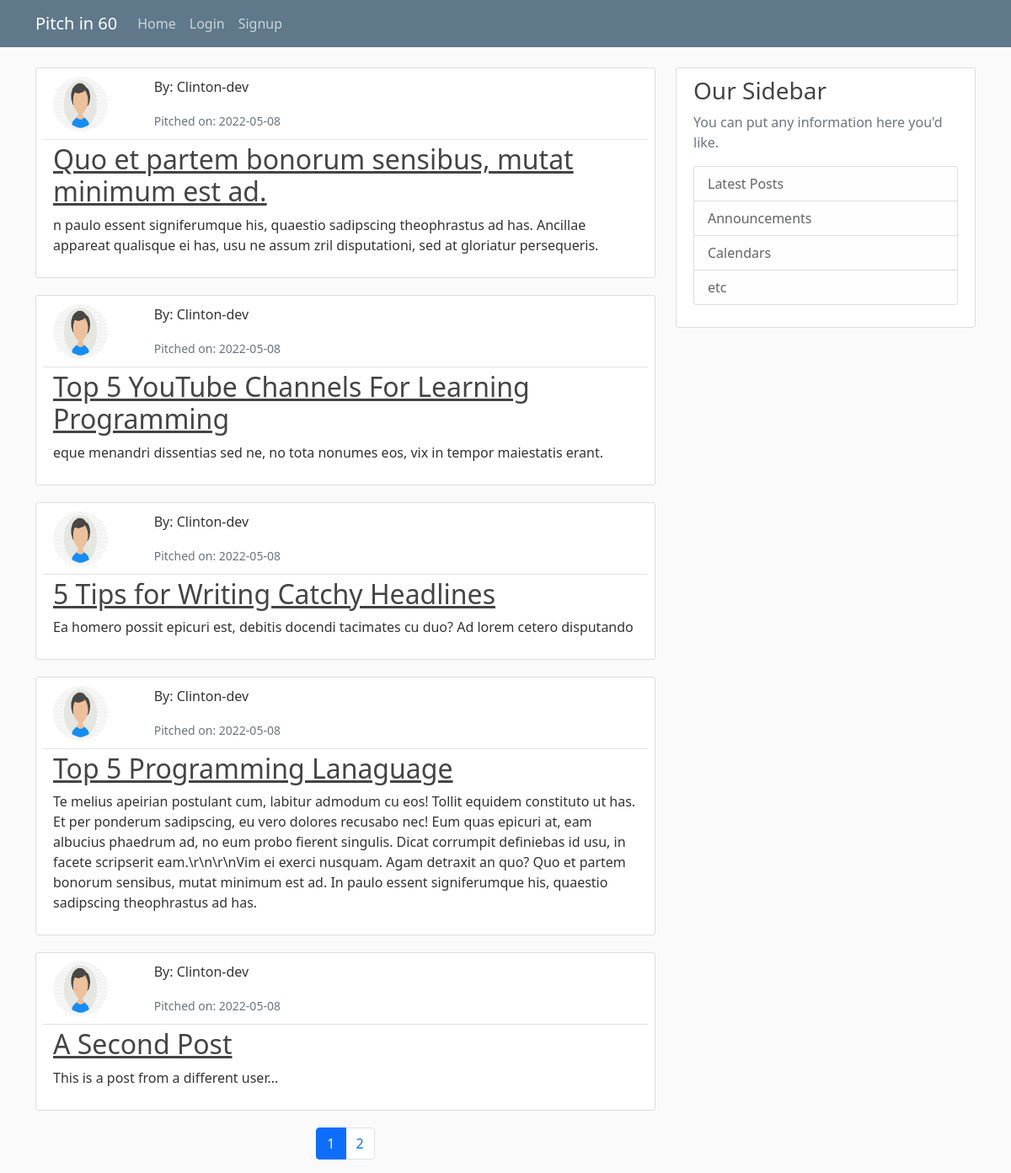
The page / on the database its author committed.
### pitch/models.py (models this page shows, shortened)
class Pitch(db.Model):
    id = db.Column(db.Integer, primary_key=True)
    title = db.Column(db.String(100), nullable=False)
    date_posted = db.Column(db.DateTime, nullable=False, default=datetime.utcnow)
    content = db.Column(db.Text, nullable=False)
    user_id = db.Column(db.Integer, db.ForeignKey('user.id'), nullable=False)

class User(db.Model, UserMixin):
    id = db.Column(db.Integer, primary_key=True)
    username = db.Column(db.String(20), unique=True, nullable=False)
    email = db.Column(db.String(120), unique=True, nullable=False)
    image_file = db.Column(db.String(20), nullable=False, default='default.png')
    password = db.Column(db.String(60), nullable=False)
    pitches = db.relationship('Pitch', backref='author', lazy=True)

### pitch/routes.py (the view)
@app.route("/")
def index():
    page = request.args.get('page', 1, type=int)
    pitches = Pitch.query.order_by(Pitch.date_posted.desc()).paginate(page=page, per_page=5)
    return render_template("home.html", pitches=pitches, title="Pitch in a min")

### pitch/templates/home.html
{% extends "layout.html" %}
{% block content %}
    {% for pitch in pitches.items %}
        <article class="media content-section">
          <div class="media-body">
            <div class="article-metadata row justify-content-start">
              <div class="col-2">
                <img class="rounded-circle article-img mb-2" src="{{ url_for('static', filename='profile-pics/' + pitch.author.image_file) }}" alt="{{pitch.author.username}} profile image">
              </div>
              <div class="col-6">
                <p class="mr-2">By: {{ pitch.author.username }}</p>
                <small class="text-muted">Pitched on: {{ pitch.date_posted.strftime('%Y-%m-%d') }}</small>
              </div>
            </div>
            <h2><a class="article-title" href="{{url_for('pitch', pitch_id=pitch.id)}}">{{ pitch.title}}</a></h2>
            <p class="article-content">{{ pitch.content }}</p>
          </div>
        </article>
    {% endfor %}
    <nav aria-label="Page navigation example">
      <ul class="pagination justify-content-center">
        {% for page_no in pitches.iter_pages(left_edge=1,right_edge=1, left_current=1,right_current=2)%}
            {% if page_no %}
              {% if pitches.page == page_no %}
                <li class="page-item active"><a class="page-link" href="{{url_for('index', page=page_no)}}">{{page_no}}</a></li>
              {% else %}
                <li class="page-item"><a class="page-link" href="{{url_for('index', page=page_no)}}">{{page_no}}</a></li>
              {% endif %}
            {% else%}
              <li class="page-item disabled">
                <a class="page-link" href="#" tabindex="-1" aria-disabled="true">...</a>
              </li>
            {% endif %}
        {% endfor %}
      </ul>
    </nav>
{% endblock content%}

### pitch/templates/layout.html (shortened to what this page needs)
<!DOCTYPE html>
<html lang="en">
<head>
    <link href="https://cdn.jsdelivr.net/npm/bootstrap@5.0.2/dist/css/bootstrap.min.css" rel="stylesheet">
    <link rel="stylesheet" href="{{url_for('static', filename='styles.css')}}">
</head>
<body>
    <header class="site-header">
        <nav class="navbar navbar-expand-md navbar-dark bg-steel fixed-top">
          <div class="container">
            <a class="navbar-brand mr-4" href="{{url_for('index')}}">Pitch in 60</a>
            <div class="collapse navbar-collapse" id="navbarToggle">
              <div class="navbar-nav mr-auto">
                <a class="nav-item nav-link" href="{{url_for('index')}}">Home</a>
              </div>
              <div class="navbar-nav">
                {% if current_user.is_authenticated %}
                <a class="nav-item nav-link" href="{{url_for('new_pitch')}}"> New pitch </a>
                  <a class="nav-item nav-link" href="{{url_for('account')}}"> Hi {{ current_user.username }} </a>
                  <a class="nav-item nav-link" href="{{url_for('logout')}}">Logout</a>
                {% else %}
                  <a class="nav-item nav-link" href="{{url_for('login')}}">Login</a>
                  <a class="nav-item nav-link" href="{{url_for('signup')}}">Signup</a>
                {% endif %}
              </div>
            </div>
          </div>
        </nav>
      </header>
      <main role="main" class="container">
        <div class="row">
          <div class="col-md-8">
            {% block content %}{% endblock %}
          </div>
          <div class="col-md-4">
            <div class="content-section">
              <h3>Our Sidebar</h3>
              <p class='text-muted'>You can put any information here you'd like.
                <ul class="list-group">
                  <li class="list-group-item list-group-item-light">Latest Posts</li>
                  <li class="list-group-item list-group-item-light">Announcements</li>
                  <li class="list-group-item list-group-item-light">Calendars</li>
                  <li class="list-group-item list-group-item-light">etc</li>
                </ul>
              </p>
            </div>
          </div>
        </div>
      </main>
</body>
</html>

### pitch/static/styles.css (style rules this page uses)
body { background: #fafafa; color: #333333; margin-top: 5rem; }
h1, h2, h3, h4, h5, h6 { color: #444444; }
.bg-steel { background-color: #5f788a; }
.site-header .navbar-nav .nav-link { color: #cbd5db; }
.content-section { background: #ffffff; padding: 10px 20px; border: 1px solid #dddddd; border-radius: 3px; margin-bottom: 20px; }
.article-title { color: #444444; }
.article-content { white-space: pre-line; }
.article-img { height: 65px; width: 65px; margin-right: 16px; }
.article-metadata { padding-bottom: 1px; margin-bottom: 4px; border-bottom: 1px solid #e3e3e3 }

### rows shown on the page
Pitch: image_file (picture), author.username "Clinton-dev", date_posted "2022-05-08", title "Quo et partem bonorum sensibus, mutat minimum est ad.", content "n paulo essent signiferumque his, quaestio sadipscing theophrastus ad has. Ancillae appareat qualisque ei has, usu ne assum zril disputationi, sed at gloriatur persequeris."
Pitch: image_file (picture), author.username "Clinton-dev", date_posted "2022-05-08", title "Top 5 YouTube Channels For Learning Programming", content "eque menandri dissentias sed ne, no tota nonumes eos, vix in tempor maiestatis erant."
Pitch: image_file (picture), author.username "Clinton-dev", date_posted "2022-05-08", title "5 Tips for Writing Catchy Headlines", content "Ea homero possit epicuri est, debitis docendi tacimates cu duo? Ad lorem cetero disputando"
Pitch: image_file (picture), author.username "Clinton-dev", date_posted "2022-05-08", title "Top 5 Programming Lanaguage", content "Te melius apeirian postulant cum, labitur admodum cu eos! Tollit equidem constituto ut has. Et per ponderum sadipscing, eu vero dolores recusabo nec! Eum quas epicuri at, eam albucius phaedrum ad, no eum probo fierent singulis. Dicat corrumpit definiebas id usu, in facete scripserit eam.\\r\\n\\r\\nVim ei exerci nusquam. Agam detraxit an quo? Quo et partem bonorum sensibus, mutat minimum est ad. In paulo essent signiferumque his, quaestio sadipscing theophrastus ad has."
Pitch: image_file (picture), author.username "Clinton-dev", date_posted "2022-05-08", title "A Second Post", content "This is a post from a different user..."

### other values the page prints
{{ page_no }} "1"
{{ page_no }} "2"
